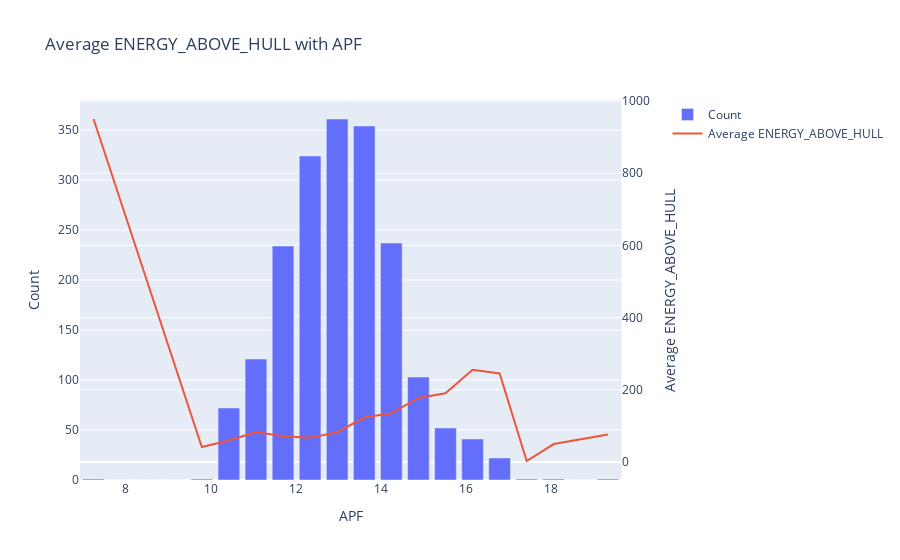

The notebook cell saved with this chart:
### Code cell
histogram_w_avg(20, "APF", "ENERGY_ABOVE_HULL")

### Figure 1 — Plotly figure (JSON) as saved in the notebook; plotly's stock layout.template omitted (floating-point values rounded to 4 significant figures)
{"data": [{"name": "Count", "type": "bar", "x": [7.248, 7.884, 8.52, 9.156, 9.792, 10.43, 11.06, 11.7, 12.34, 12.97, 13.61, 14.25, 14.88, 15.52, 16.15, 16.79, 17.43, 18.06, 18.7, 19.33], "xaxis": "x", "y": [1, 0, 0, 0, 1, 72, 121, 234, 324, 361, 354, 237, 103, 52, 41, 22, 1, 1, 0, 1], "yaxis": "y"}, {"connectgaps": true, "name": "Average ENERGY_ABOVE_HULL", "type": "scatter", "x": [7.248, 7.884, 8.52, 9.156, 9.792, 10.43, 11.06, 11.7, 12.34, 12.97, 13.61, 14.25, 14.88, 15.52, 16.15, 16.79, 17.43, 18.06, 18.7, 19.33], "xaxis": "x", "y": [950.2, null, null, null, 41.14, 59.16, 82.86, 71.17, 66.97, 82.4, 123.0, 134.6, 177.2, 190.0, 255.5, 245.3, 2.55, 49.48, null, 75.68], "yaxis": "y2"}], "layout": {"autosize": true, "title": {"text": "Average ENERGY_ABOVE_HULL with APF"}, "xaxis": {"anchor": "y", "autorange": true, "domain": [0, 0.94], "range": [6.93, 19.65], "title": {"text": "APF"}, "type": "linear"}, "yaxis": {"anchor": "x", "autorange": true, "domain": [0, 1], "range": [0, 380], "title": {"text": "Count"}, "type": "linear"}, "yaxis2": {"anchor": "x", "autorange": true, "overlaying": "y", "range": [-50.1, 1003.0], "side": "right", "title": {"text": "Average ENERGY_ABOVE_HULL"}, "type": "linear"}}}
